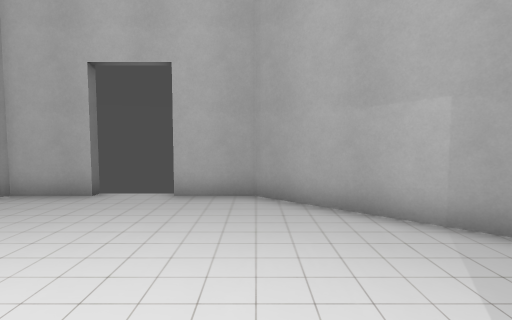
View 1 (above)

12 first-person views from a walk through a Godot game level. The camera is 1.4 m above the floor, tilts 4° down and sees 80° across. The floor is counted in squares, 1 m on a side. Each view is taken from the middle of a square. On the plan, view 1 faces up. The plan holds only what a view shows up to about 14 squares ahead; the rest is blank. Door leaves are left out where a doorway can be walked through. Some surface patterns are stand-ins.

View 2
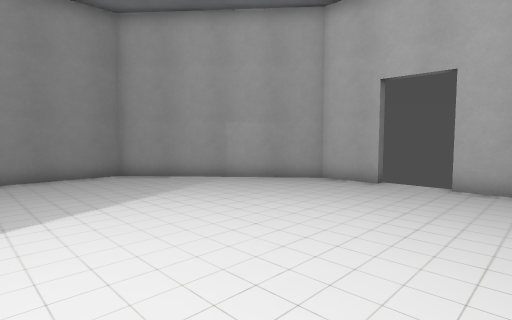

View 3
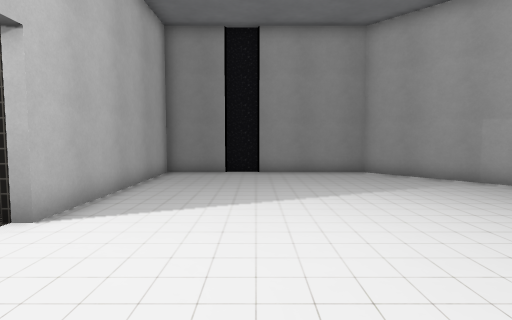

View 4
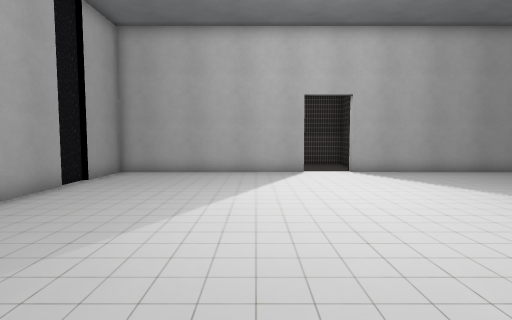

View 5
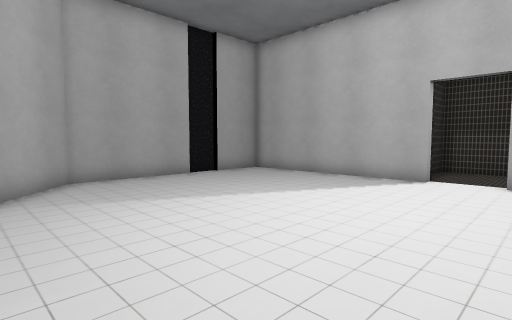

View 6
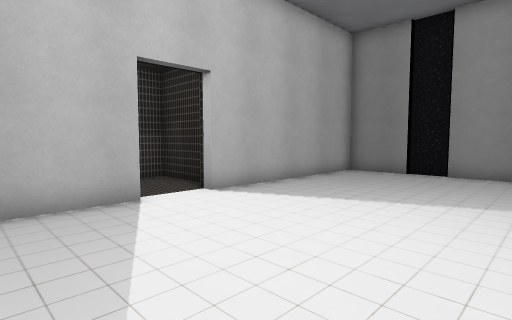

View 7
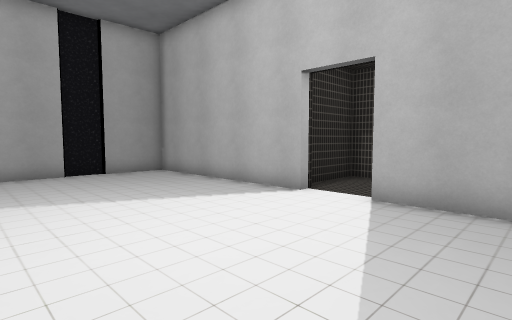

View 8
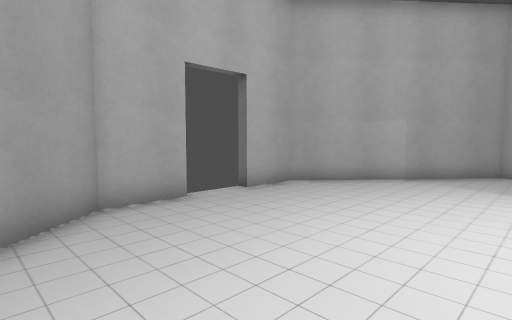

View 9
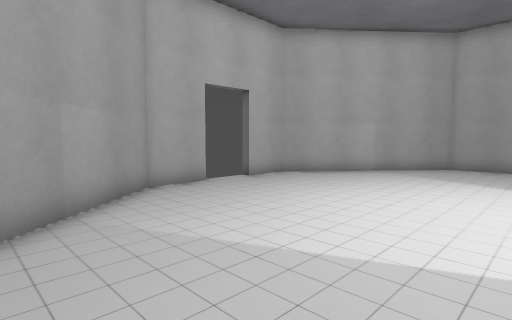

View 10
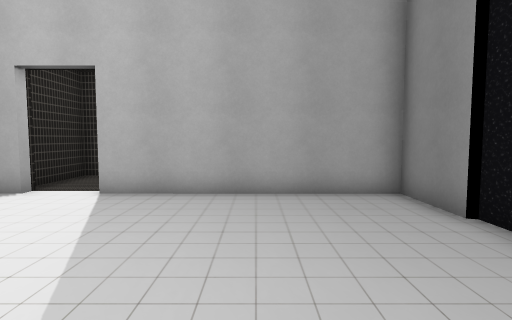

View 11
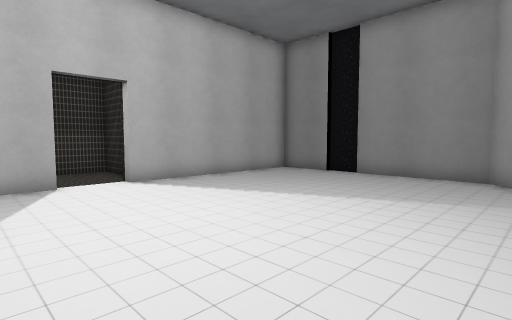

View 12
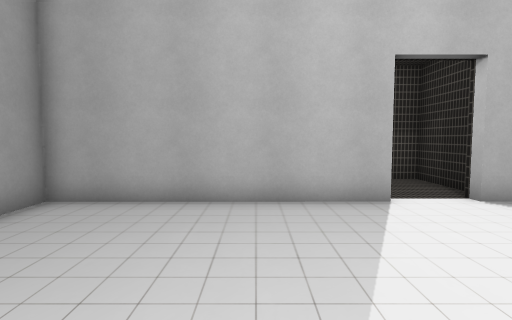

### Floor plan
Points are (right, up) in squares from view 1. A wall is a line through its corners. A room is listed if a view was taken in it or the views show most of it. See-through windows are left out.
Room 1 (views 1, 2, 3, 4, 5, 6, 7, 8, 9, 10, 11, 12)
walls: (-2, -5.7) (5.7, -5.7) (5.7, -3.2); (-3.9, 7.4) (-6, 7.4) (-11.7, 2.5) (-11.7, -1.9); (5.7, -1.9) (5.7, 2.5) (0, 7.4) (-2, 7.4); (-11.9, -1.9) (-11.9, -3.2); (-11.7, -3.2) (-11.7, -5.7) (-4, -5.7); (5.9, -3.2) (5.9, -1.9)
ways out: open door at (-3, -6) to room 2
Room 2 (no view inside)
walls: (-4.6, -6.6) (-4.6, -9.5) (-1.5, -9.5) (-1.5, -6.9)
ways out: open door at (-3, -6) to room 1

Where each view was taken, in squares from view 1:
view 1: 0 up, 0 right, facing up
view 2: 2 down, 0 right, facing up-left
view 3: 2 down, 1 right, facing left
view 4: 7 up, 0 right, facing down
view 5: 5 up, 5 left, facing down-right
view 6: 1 up, 1 right, facing down-left
view 7: 1 up, 7 left, facing down-right
view 8: 1 up, 8 left, facing up-right
view 9: 1 down, 10 left, facing up-right
view 10: 2 up, 8 left, facing down
view 11: 4 up, 0 right, facing down-left
view 12: 1 up, 1 right, facing down
